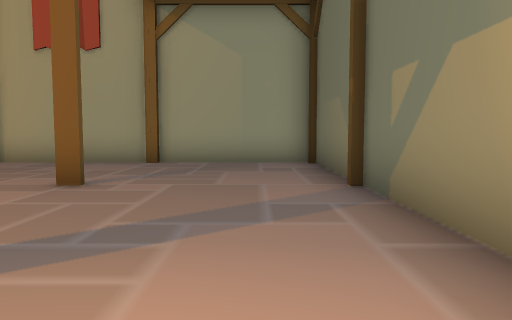
view 1 (above)

13 first-person views from a walk through a scene from a Unity 3-D project. The camera is 1.3 m above the floor, tilts 4° down and sees 70° across. Doors are open. The floor is counted in squares, 2 m on a side. Each view is taken from the middle of a square. On the plan, view 1 faces up. The plan holds only what a view shows up to about 11 squares ahead; the rest is blank. The place goes on beyond the plan. The player is left out. Some animated figures are not drawn.

view 2
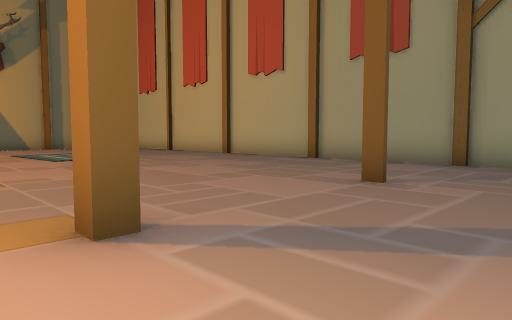

view 3
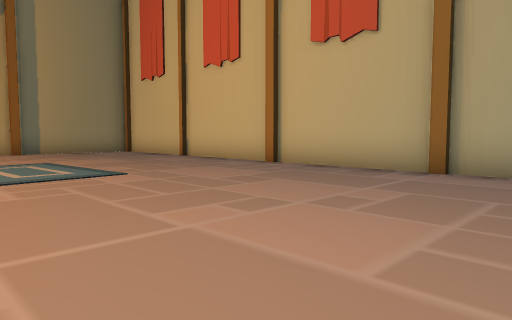

view 4
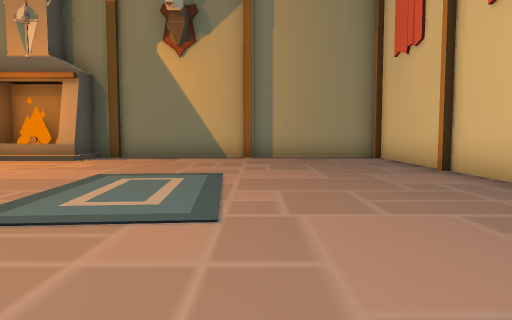

view 5
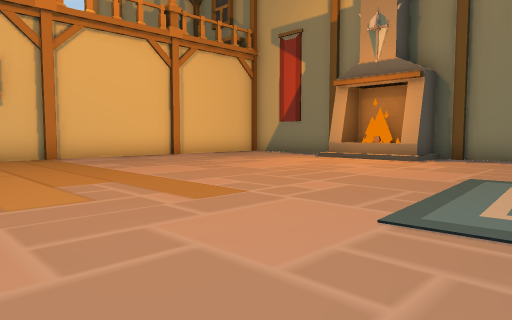

view 6
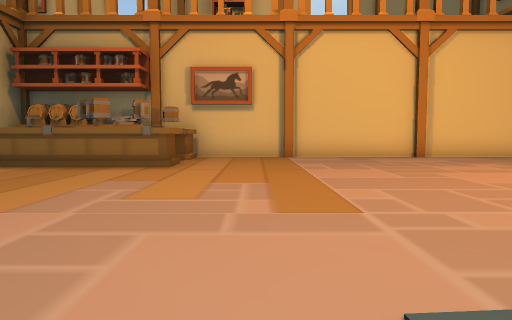

view 7
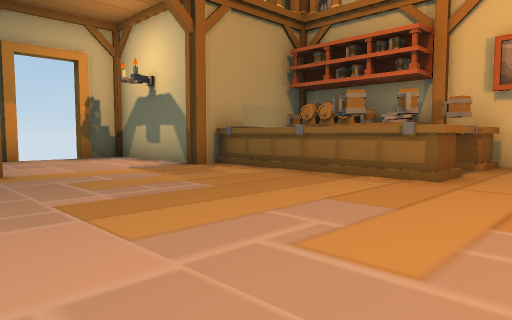

view 8
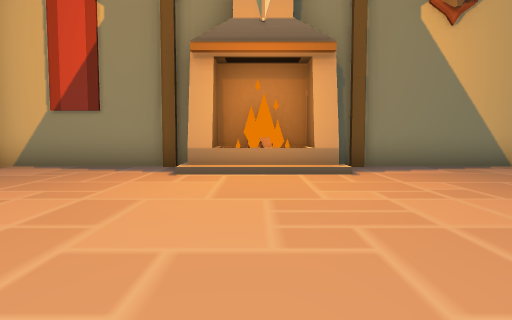

view 9
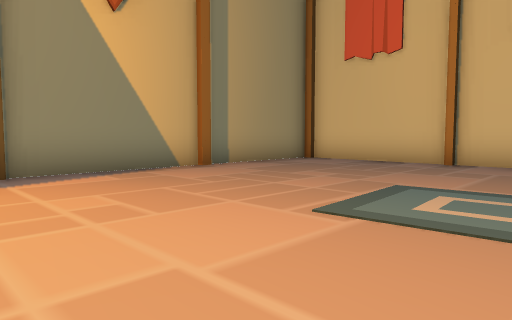

view 10
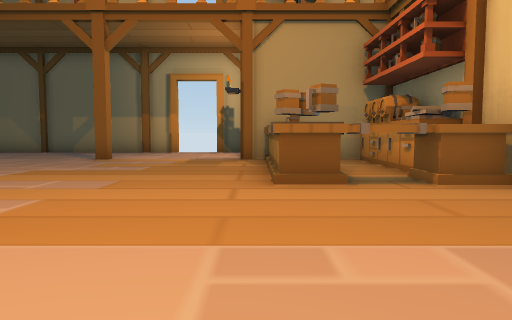

view 11
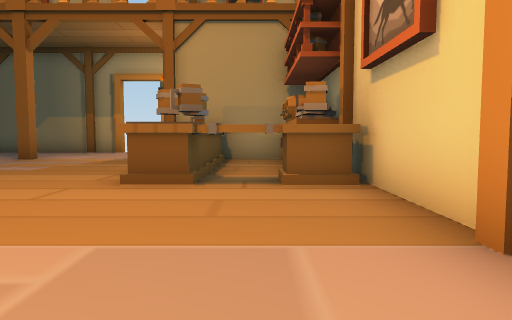

view 12
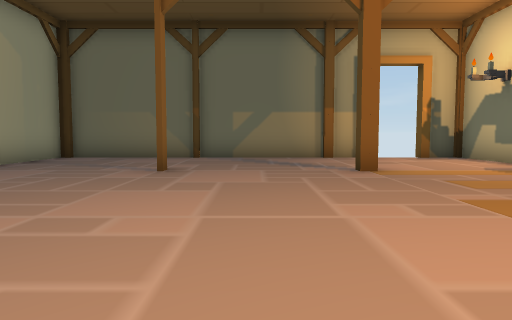

view 13
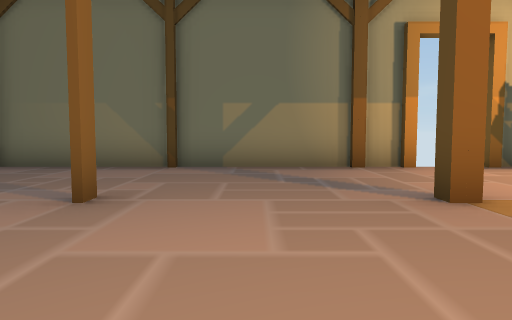

### Floor plan
Key: @ floor where view 1 was taken; # wall or solid block; . floor; / step, stairs or slope; D open door; F fireplace.
Columns run from 18 left of view 1 to 2 right of it. Each row starts with its distance up from view 1.
  9 #################DD##
  8 #................DD.#
  7 #...................#
  6 #...................#
  5 #...............#...#
  4 #...................#
  3 #...................#
  2 #...................#
  1 #..............#....#
  0 ##/...............@.
 -1 #F/................D
 -2 ##/.................#
 -3 #...............#####
 -4 #..........######
 -5 #..........##...#
 -6 #..........######
 -7   ###########

Positions as (right, up) in squares from view 1, and headings:
1: (0, 0), facing up
2: (0, 0), facing up-left
3: (-4, 2), facing up-left
4: (-7, 5), facing left
5: (-7, 4), facing down-left
6: (-9, 4), facing down
7: (-9, 2), facing down-right
8: (-10, -1), facing left
9: (-11, 0), facing up-left
10: (-12, -3), facing right
11: (-12, -5), facing right
12: (-9, 3), facing right
13: (-6, 3), facing right
